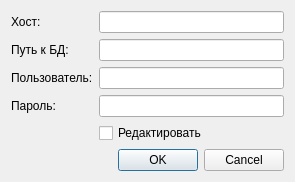
<?xml version="1.0" encoding="UTF-8"?>
<ui version="4.0">
 <class>ConnectDialog</class>
 <widget class="QDialog" name="ConnectDialog">
  <property name="geometry">
   <rect>
    <x>0</x>
    <y>0</y>
    <width>295</width>
    <height>177</height>
   </rect>
  </property>
  <property name="windowTitle">
   <string>Параметры подключения</string>
  </property>
  <property name="windowIcon">
   <iconset resource="res.qrc">
    <normaloff>:/res/Icons/tools.png</normaloff>:/res/Icons/tools.png</iconset>
  </property>
  <layout class="QGridLayout" name="gridLayout">
   <item row="0" column="0">
    <layout class="QFormLayout" name="formLayout">
     <item row="0" column="0">
      <widget class="QLabel" name="label">
       <property name="text">
        <string>Хост:</string>
       </property>
      </widget>
     </item>
     <item row="0" column="1">
      <widget class="QLineEdit" name="lineEditHost"/>
     </item>
     <item row="1" column="0">
      <widget class="QLabel" name="label_2">
       <property name="text">
        <string>Путь к БД:</string>
       </property>
      </widget>
     </item>
     <item row="1" column="1">
      <widget class="QLineEdit" name="lineEditDbPath"/>
     </item>
     <item row="2" column="0">
      <widget class="QLabel" name="label_3">
       <property name="text">
        <string>Пользователь:</string>
       </property>
      </widget>
     </item>
     <item row="2" column="1">
      <widget class="QLineEdit" name="lineEditUser"/>
     </item>
     <item row="3" column="0">
      <widget class="QLabel" name="label_4">
       <property name="text">
        <string>Пароль:</string>
       </property>
      </widget>
     </item>
     <item row="3" column="1">
      <widget class="QLineEdit" name="lineEditPass">
       <property name="clearButtonEnabled">
        <bool>false</bool>
       </property>
      </widget>
     </item>
     <item row="4" column="1">
      <widget class="QCheckBox" name="checkBoxEdit">
       <property name="text">
        <string>Редактировать</string>
       </property>
      </widget>
     </item>
    </layout>
   </item>
   <item row="1" column="0">
    <widget class="QDialogButtonBox" name="buttonBox">
     <property name="orientation">
      <enum>Qt::Horizontal</enum>
     </property>
     <property name="standardButtons">
      <set>QDialogButtonBox::Cancel|QDialogButtonBox::Ok</set>
     </property>
    </widget>
   </item>
  </layout>
 </widget>
 <resources>
  <include location="res.qrc"/>
 </resources>
 <connections>
  <connection>
   <sender>buttonBox</sender>
   <signal>accepted()</signal>
   <receiver>ConnectDialog</receiver>
   <slot>accept()</slot>
   <hints>
    <hint type="sourcelabel">
     <x>248</x>
     <y>254</y>
    </hint>
    <hint type="destinationlabel">
     <x>157</x>
     <y>274</y>
    </hint>
   </hints>
  </connection>
  <connection>
   <sender>buttonBox</sender>
   <signal>rejected()</signal>
   <receiver>ConnectDialog</receiver>
   <slot>reject()</slot>
   <hints>
    <hint type="sourcelabel">
     <x>316</x>
     <y>260</y>
    </hint>
    <hint type="destinationlabel">
     <x>286</x>
     <y>274</y>
    </hint>
   </hints>
  </connection>
 </connections>
</ui>
